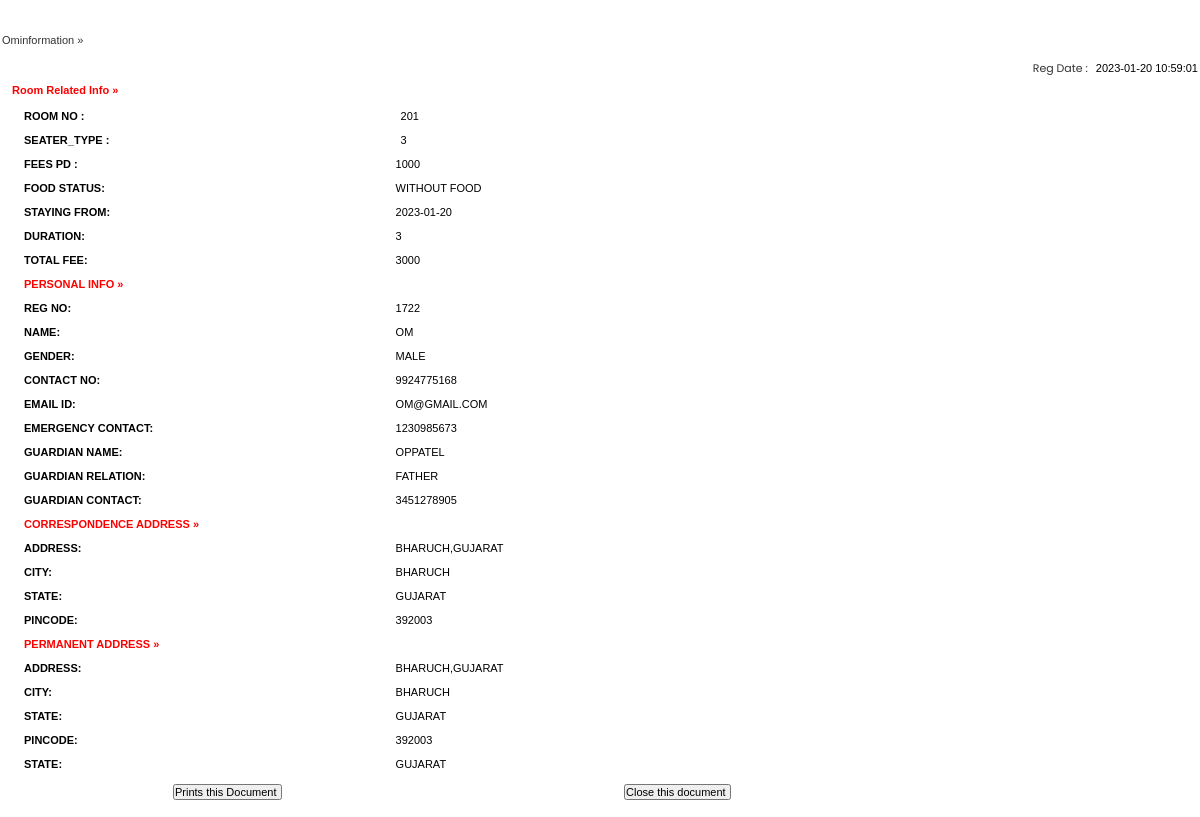
The app's page /admin/full-progu.php?id=11 with its own data.
### tables this page shows
CREATE TABLE `guest_booking` (
  `id` int(11) NOT NULL,
  `roomno` int(11) NOT NULL,
  `seater_type` varchar(50) NOT NULL,
  `feespd` int(11) NOT NULL,
  `foodstatus` int(11) NOT NULL,
  `stayfrom` date NOT NULL,
  `duration` int(11) NOT NULL,
  `regno` int(11) NOT NULL,
  `Name` varchar(500) NOT NULL,
  `gender` varchar(250) NOT NULL,
  `contactno` bigint(11) NOT NULL,
  `emailid` varchar(500) NOT NULL,
  `egycontactno` bigint(11) NOT NULL,
  `guardianName` varchar(500) NOT NULL,
  `guardianRelation` varchar(500) NOT NULL,
  `guardianContactno` bigint(11) NOT NULL,
  `corresAddress` varchar(500) NOT NULL,
  `corresCIty` varchar(500) NOT NULL,
  `corresState` varchar(500) NOT NULL,
  `corresPincode` int(11) NOT NULL,
  `pmntAddress` varchar(500) NOT NULL,
  `pmntCity` varchar(500) NOT NULL,
  `pmnatetState` varchar(500) NOT NULL,
  `pmntPincode` int(11) NOT NULL,
  `postingDate` timestamp NOT NULL DEFAULT current_timestamp(),
  `updationDate` varchar(500) NOT NULL
);

### admin/full-progu.php (the view, shortened to what this page needs)
<?php
$connect = mysqli_connect("localhost", "root", "", "hostel");
?>
<!DOCTYPE html PUBLIC "-//W3C//DTD XHTML 1.0 Transitional//EN" "http://www.w3.org/TR/xhtml1/DTD/xhtml1-transitional.dtd">
<html xmlns="http://www.w3.org/1999/xhtml">
<head>
<link href="style.css" rel="stylesheet" type="text/css" />
<link href="hostel.css" rel="stylesheet" type="text/css">
</head>
<body>
<table width="100%" border="0">
<?php
		 $ret= mysqli_query($connect,"SELECT * FROM guest_booking where id = '".$_GET['id']."'");
			while($row=mysqli_fetch_array($ret))
			{
			?>
			<tr>
			  <td colspan="2" align="center" class="font1">&nbsp;</td>
  </tr>
			<tr>
			  <td colspan="2" align="center" class="font1">&nbsp;</td>
  </tr>
			<tr>
			  <td colspan="2"  class="font"><?php echo ucfirst($row['Name']);?>information &raquo;</span> </td>
  </tr>
			<tr>
			  <td colspan="2"  class="font">&nbsp;&nbsp;&nbsp;&nbsp;&nbsp;&nbsp;&nbsp;&nbsp;&nbsp;&nbsp;&nbsp;&nbsp;
		      <div align="right">Reg Date : <span class="comb-value"><?php echo $row['postingDate'];?></span></div></td>
  </tr>
			<tr>
			  <td colspan="2"  class="heading" style="color: red;">Room Related Info &raquo; </td>
  </tr>
			<tr>
			  <td colspan="2"  class="font1"><table width="100%" border="0">
                <tr>
                  <td width="32%" valign="top" class="heading">Room no : </td>
                      <td class="comb-value1"><span class="comb-value"><?php echo $row['roomno'];?></span></td>
                    </tr>
                  <tr>
                  <td width="22%" valign="top" class="heading">Seater_type : </td>
                      <td class="comb-value1"><span class="comb-value"><?php echo $row['seater_type'];?></span></td>
                    </tr>
                    <tr>
                    <td width="12%" valign="top" class="heading">Fees PD : </td>
                      <td class="comb-value1"><?php echo $fpd=$row['feespd'];?></td>
                    </tr>
                     <tr>
                    <td width="12%" valign="top" class="heading">Food Status: </td>
                      <td class="comb-value1"><?php if($row['foodstatus']==0)
{
  echo "Without Food";
}
else
{
  echo "With Food";
}
                      ;?></td>
                    </tr>
                    <tr>
                    <td width="12%" valign="top" class="heading">Staying From: </td>
                      <td class="comb-value1"><?php echo $row['stayfrom'];?></td>
                    </tr>
                    <tr>
                    <td width="12%" valign="top" class="heading">Duration: </td>
                      <td class="comb-value1"><?php echo $dr=$row['duration'];?></td>
                    </tr>
                    <tr>
                    <td width="12%" valign="top" class="heading">Total Fee: </td>
                      <td class="comb-value1">
                      <?php if($row['foodstatus']==1)
                      {
                        $fd=2000;
                        echo (($dr*$fpd)+$fd);
                      }
                        else
                        {
                          echo $dr*$fpd;
                        }
                      ?></td>
                    </tr>
  <tr>
   <td colspan="2" align="left"  class="heading" style="color: red;">Personal Info &raquo; </td>
  </tr>
<tr>
<td width="12%" valign="top" class="heading">Reg no: </td>
<td class="comb-value1"><?php echo $row['regno'];?></td>
</tr>
<tr>
<td width="12%" valign="top" class="heading"> Name: </td>
<td class="comb-value1"><?php echo $row['Name'];?></td>
</tr>
<tr>
<td width="12%" valign="top" class="heading">Gender: </td>
<td class="comb-value1"><?php echo $row['gender'];?></td>
</tr>
<tr>
<td width="12%" valign="top" class="heading">Contact No: </td>
<td class="comb-value1"><?php echo $row['contactno'];?></td>
</tr>
<tr>
<td width="12%" valign="top" class="heading">Email id: </td>
<td class="comb-value1"><?php echo $row['emailid'];?></td>
</tr>
<tr>
<td width="12%" valign="top" class="heading">Emergency Contact: </td>
<td class="comb-value1"><?php echo $row['egycontactno'];?></td>
</tr>
<tr>
<td width="12%" valign="top" class="heading">Guardian Name: </td>
<td class="comb-value1"><?php echo $row['guardianName'];?></td>
</tr>
<tr>
<td width="12%" valign="top" class="heading">Guardian Relation: </td>
<td class="comb-value1"><?php echo $row['guardianRelation'];?></td>
</tr>
<tr>
<td width="12%" valign="top" class="heading">Guardian Contact: </td>
<td class="comb-value1"><?php echo $row['guardianContactno'];?></td>
</tr>
<tr>
        <td colspan="2"  class="heading" style="color: red;">Correspondence Address  &raquo; </td>
  </tr>
<tr>
<td width="12%" valign="top" class="heading">Address: </td>
<td class="comb-value1"><?php echo $row['corresAddress'];?></td>
</tr>
<tr>
<td width="12%" valign="top" class="heading">City: </td>
<td class="comb-value1"><?php echo $row['corresCIty'];?></td>
</tr>
<tr>
<td width="12%" valign="top" class="heading">State: </td>
<td class="comb-value1"><?php echo $row['corresState'];?></td>
</tr>
<tr>
<td width="12%" valign="top" class="heading">Pincode: </td>
<td class="comb-value1"><?php echo $row['corresPincode'];?></td>
</tr>
<tr>
        <td colspan="2"  class="heading" style="color: red;">Permanent Address  &raquo; </td>
  </tr>
<tr>
<td width="12%" valign="top" class="heading">Address: </td>
<td class="comb-value1"><?php echo $row['pmntAddress'];?></td>
</tr>
<tr>
<td width="12%" valign="top" class="heading">City: </td>
<td class="comb-value1"><?php echo $row['pmntCity'];?></td>
</tr>
<tr>
<td width="12%" valign="top" class="heading">State: </td>
<td class="comb-value1"><?php echo $row['pmnatetState'];?></td>
</tr>
<tr>
<td width="12%" valign="top" class="heading">Pincode: </td>
<td class="comb-value1"><?php echo $row['pmntPincode'];?></td>
</tr>
<tr>
<td width="12%" valign="top" class="heading">State: </td>
<td class="comb-value1"><?php echo $row['pmnatetState'];?></td>
</tr>
<?php } ?>
                  </table></td>
                </tr>
                  </table></td>
  <tr>
    <td colspan="2" align="right" ><form id="form1" name="form1" method="post" action="">
      <table width="100%" border="0" cellpadding="0" cellspacing="0">
        <tr>
          <td width="14%">&nbsp;</td>
          <td width="35%" class="comb-value"><label>
            <input name="Submit" type="submit" class="txtbox4" value="Prints this Document " onClick="return f3();" />
          </label></td>
          <td width="3%">&nbsp;</td>
          <td width="26%"><label>
            <input name="Submit2" type="submit" class="txtbox4" value="Close this document " onClick="return f2();"  />
          </label></td>
          <td width="8%">&nbsp;</td>
          <td width="14%">&nbsp;</td>
        </tr>
      </table>
        </form>    </td>
  </tr>
</body>
</html>

### style.css (style rules this page uses)
* { margin: 0; padding: 0; box-sizing: border-box; font-family: 'Poppins', sans-serif; }

### admin/hostel.css (style rules this page uses)
body { margin-left: 0px; margin-top: 0px; margin-right: 0px; margin-bottom: 0px;font:11px Verdana,Arial; }
.heading { font-family: Verdana, Arial, Helvetica, sans-serif; font-size: 11px; font-weight: bold; color:#000000; padding-bottom:5px; padding-top:5px; padding-left:10px; text-decoration: none; }
.comb-value { font-family: Arial, Helvetica, sans-serif; font-size: 11px; color: #000000; text-decoration: none; padding-bottom:5px; padding-left:5px; padding-top:5px; }
.font1 { font-family:Verdana, Arial, Helvetica, sans-serif; font-size:12px; font-weight:800; color:#CC0000; text-transform:uppercase; padding-left:10px; padding-top:0px; }
.txtbox4 { font-family: Arial, Helvetica, sans-serif; font-size: 11px; color: #000000; }
.comb-value1 { font-family: Arial, Helvetica, sans-serif; font-size: 11px; color: #000000; text-decoration: none; padding-bottom:2px; padding-left:2px; padding-top:2px; }
.font { font-family:Verdana, Arial, Helvetica, sans-serif; font-size:11px; color:#333333; text-decoration:none; }

### records on screen
guest_booking: Name "Om", postingDate "2023-01-20 10:59:01", roomno "201", seater_type "3", feespd "1000", foodstatus "WITHOUT FOOD", stayfrom "2023-01-20", duration "3", $dr*$fpd "3000", regno "1722", Name "OM", gender "MALE", contactno "9924775168", emailid "OM@GMAIL.COM", egycontactno "1230985673", guardianName "OPPATEL", guardianRelation "FATHER", guardianContactno "3451278905", corresAddress "BHARUCH,GUJARAT", corresCIty "BHARUCH", corresState "GUJARAT", corresPincode "392003", pmntAddress "BHARUCH,GUJARAT", pmntCity "BHARUCH", pmnatetState "GUJARAT", pmntPincode "392003"
